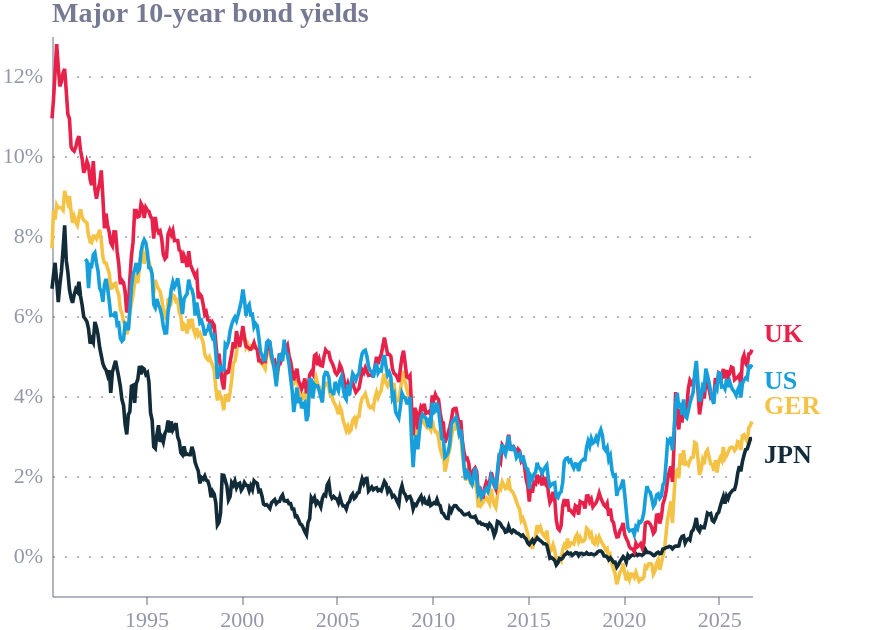

Write a Vega-Lite specification for this figure.
### Vega-Lite specification from a JSON file in a GitHub repository (floating-point values rounded to 4 significant figures; data arrays with more than 128 entries replaced by an {"elided": "..."} marker saying what was removed)
{"config": {"font": "Circular Std", "text": {"color": "#676A86", "align": "left", "baseline": "middle", "dx": 7, "dy": 0, "fontSize": 11}, "view": {"stroke": null, "continuousWidth": 400, "continuousHeight": 300, "discreteWidth": 400, "discreteHeight": 300}, "range": {"category": ["#36B7B4", "#E6224B", "#F4C245", "#0063AF", "#00A767", "#179FDB", "#EB5C2E", "#5C267B", "#122B39"], "diverging": ["#E6224B", "#E54753", "#C9C9C9", "#179FDB", "#122B39"], "heatmap": ["#C9C9C9", "#179FDB", "#0063AF", "#122B39"], "ordinal": ["#00A767", "#36B7B4", "#179FDB", "#0063AF", "#243B5A"]}, "bar": {"color": "#179fdb"}, "line": {"color": "#e6224b"}, "rule": {"color": "#676A86"}, "area": {"opacity": 0.8}, "point": {"filled": true, "size": 80, "color": "#e6224b", "opacity": 0.95}, "geoshape": {"stroke": "white", "strokeWidth": 0.3}, "rect": {"fill": "#d6d4d4", "opacity": 0.3}, "axis": {"labelColor": "#676A86", "labelFontSize": 11, "labelFont": "Circular Std", "labelOpacity": 0.7, "tickColor": "#676A86", "tickOpacity": 0.5, "domainColor": "#676A86", "domainOpacity": 0.5, "gridColor": "#676A86", "gridDash": [2, 2], "gridOpacity": 0.5, "title": null, "titleColor": "#676A86", "titleOpacity": 0.8, "tickSize": 4}, "axisXDiscrete": {"grid": false, "labelAngle": 0, "tickCount": 10, "tickOpacity": 0.5, "title": null}, "axisYDiscrete": {"ticks": false, "labelPadding": 5}, "axisXTemporal": {"grid": false, "ticks": true}, "axisXQuantitative": {"grid": true}, "axisYQuantitative": {"gridColor": "#676A86", "gridDash": [1, 5], "gridOpacity": 0.5, "ticks": false, "labelPadding": 5, "tickCount": 8, "titleAngle": 0, "titleAlign": "left", "titleBaseline": "bottom", "titleX": 0, "titleY": -5}, "title": {"color": "#676A86E6", "subtitleColor": "#676A86", "font": "Circular Std", "subtitleFont": "Circular Std", "anchor": "start", "fontSize": 14, "subtitleFontSize": 12, "subtitlePadding": 4, "offset": 0, "frame": "group"}, "legend": {"titleColor": "#122b39", "title": null, "labelColor": "#122b39", "labelFontSize": 11}}, "layer": [{"data": {"name": "data-c74298f0f565cd6a2ef1b4d40f5409bb"}, "mark": {"type": "line", "strokeWidth": 1.8}, "encoding": {"color": {"field": "country", "legend": null, "scale": {"domain": ["United Kingdom", "United States", "Germany", "Japan"], "range": ["#e6224b", "#179fdb", "#f4c245", "#122b39"]}, "type": "nominal"}, "x": {"axis": {"format": "%Y", "tickCount": 8}, "field": "date", "type": "temporal"}, "y": {"axis": {"labelExpr": "datum.label + '%'"}, "field": "yield", "title": null, "type": "quantitative"}}}, {"layer": [{"data": {"name": "data-2c20b39233866626b2a5195f75753e0e"}, "mark": {"type": "text", "align": "left", "dx": 6, "dy": -8, "fontSize": 13, "fontWeight": "bold"}, "encoding": {"color": {"field": "country", "legend": null, "scale": {"domain": ["United Kingdom", "United States", "Germany", "Japan"], "range": ["#e6224b", "#179fdb", "#f4c245", "#122b39"]}, "type": "nominal"}, "text": {"aggregate": {"argmax": "date"}, "field": "code", "type": "nominal"}, "x": {"aggregate": "max", "field": "date", "type": "temporal"}, "y": {"aggregate": {"argmax": "date"}, "field": "yield", "type": "quantitative"}}}, {"data": {"name": "data-3df011650e56a62c0a07fe7ff056ba72"}, "mark": {"type": "text", "align": "left", "dx": 6, "dy": 8, "fontSize": 13, "fontWeight": "bold"}, "encoding": {"color": {"field": "country", "legend": null, "scale": {"domain": ["United Kingdom", "United States", "Germany", "Japan"], "range": ["#e6224b", "#179fdb", "#f4c245", "#122b39"]}, "type": "nominal"}, "text": {"aggregate": {"argmax": "date"}, "field": "code", "type": "nominal"}, "x": {"aggregate": "max", "field": "date", "type": "temporal"}, "y": {"aggregate": {"argmax": "date"}, "field": "yield", "type": "quantitative"}}}, {"data": {"name": "data-6509fa1fc39750242d49a77f95f4d6d4"}, "mark": {"type": "text", "align": "left", "dx": 6, "dy": -8, "fontSize": 13, "fontWeight": "bold"}, "encoding": {"color": {"field": "country", "legend": null, "scale": {"domain": ["United Kingdom", "United States", "Germany", "Japan"], "range": ["#e6224b", "#179fdb", "#f4c245", "#122b39"]}, "type": "nominal"}, "text": {"aggregate": {"argmax": "date"}, "field": "code", "type": "nominal"}, "x": {"aggregate": "max", "field": "date", "type": "temporal"}, "y": {"aggregate": {"argmax": "date"}, "field": "yield", "type": "quantitative"}}}, {"data": {"name": "data-cd519f140abcf92cb126e2467f179ec4"}, "mark": {"type": "text", "align": "left", "dx": 6, "dy": 8, "fontSize": 13, "fontWeight": "bold"}, "encoding": {"color": {"field": "country", "legend": null, "scale": {"domain": ["United Kingdom", "United States", "Germany", "Japan"], "range": ["#e6224b", "#179fdb", "#f4c245", "#122b39"]}, "type": "nominal"}, "text": {"aggregate": {"argmax": "date"}, "field": "code", "type": "nominal"}, "x": {"aggregate": "max", "field": "date", "type": "temporal"}, "y": {"aggregate": {"argmax": "date"}, "field": "yield", "type": "quantitative"}}}]}], "height": 280, "padding": {"right": 28}, "title": {"text": "Major 10-year bond yields"}, "width": 350, "$schema": "https://vega.github.io/schema/vega-lite/v6.4.1.json", "datasets": {"data-c74298f0f565cd6a2ef1b4d40f5409bb": {"elided": "1743 records"}, "data-2c20b39233866626b2a5195f75753e0e": {"elided": "441 records"}, "data-3df011650e56a62c0a07fe7ff056ba72": {"elided": "420 records"}, "data-6509fa1fc39750242d49a77f95f4d6d4": {"elided": "441 records"}, "data-cd519f140abcf92cb126e2467f179ec4": {"elided": "441 records"}}}
